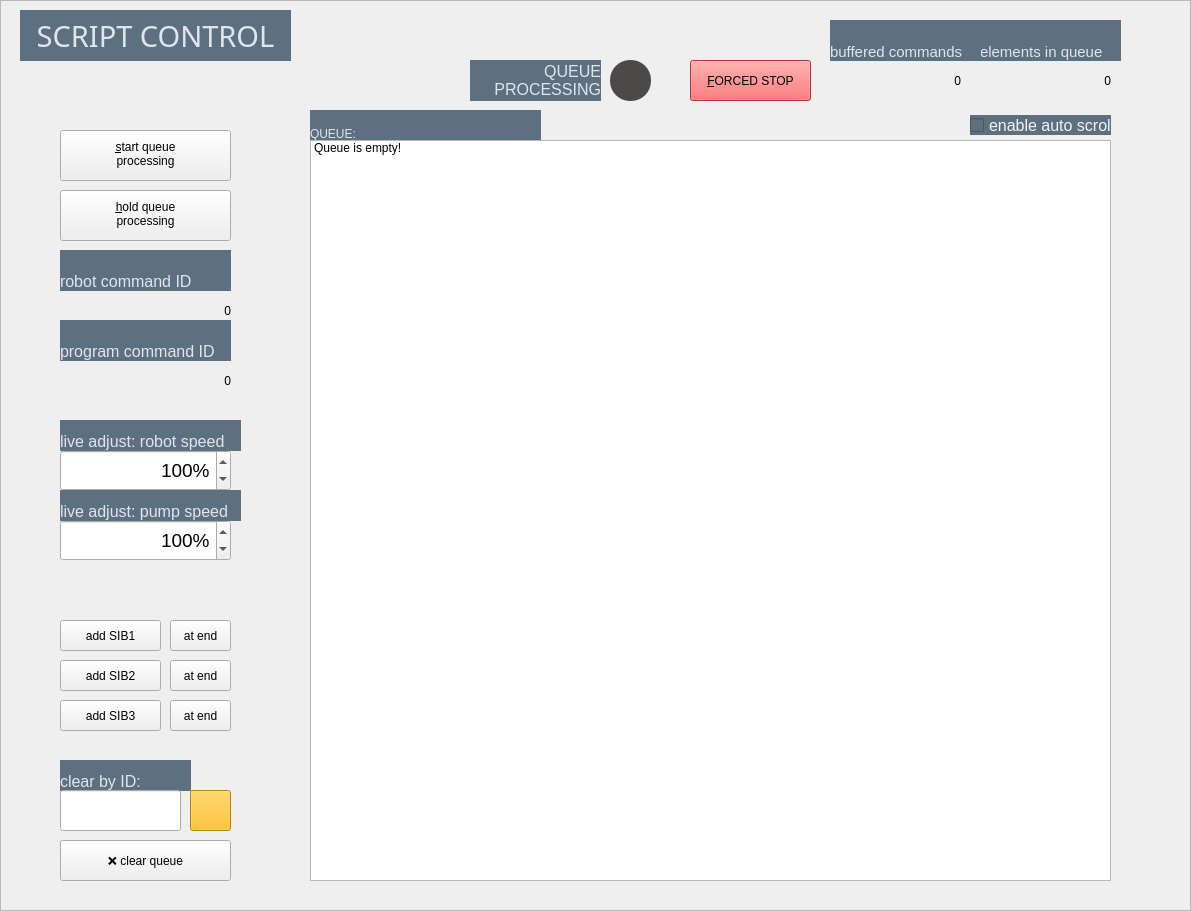
     <widget class="QFrame" name="SCRTL_frame">
      <property name="geometry">
       <rect>
        <x>690</x>
        <y>20</y>
        <width>1191</width>
        <height>911</height>
       </rect>
      </property>
      <property name="styleSheet">
       <string notr="true"/>
      </property>
      <property name="frameShape">
       <enum>QFrame::StyledPanel</enum>
      </property>
      <property name="frameShadow">
       <enum>QFrame::Raised</enum>
      </property>
      <widget class="QLabel" name="SCRTL_0_frameLabel">
       <property name="geometry">
        <rect>
         <x>20</x>
         <y>10</y>
         <width>271</width>
         <height>51</height>
        </rect>
       </property>
       <property name="font">
        <font>
         <family>Bahnschrift</family>
         <pointsize>22</pointsize>
        </font>
       </property>
       <property name="styleSheet">
        <string notr="true">border: 0px;
font-size: 22pt;
padding: 0px;
background-color: #5D707F;
color: #E1E5EE;
</string>
       </property>
       <property name="text">
        <string>SCRIPT CONTROL</string>
       </property>
       <property name="alignment">
        <set>Qt::AlignCenter</set>
       </property>
      </widget>
      <widget class="QPushButton" name="SCTRL_btt_startQProcessing">
       <property name="geometry">
        <rect>
         <x>60</x>
         <y>130</y>
         <width>171</width>
         <height>51</height>
        </rect>
       </property>
       <property name="styleSheet">
        <string notr="true">padding-bottom: 3px</string>
       </property>
       <property name="text">
        <string>&amp;start queue
processing</string>
       </property>
      </widget>
      <widget class="QPushButton" name="SCTRL_btt_holdQProcessing">
       <property name="geometry">
        <rect>
         <x>60</x>
         <y>190</y>
         <width>171</width>
         <height>51</height>
        </rect>
       </property>
       <property name="styleSheet">
        <string notr="true">padding-bottom: 3px</string>
       </property>
       <property name="text">
        <string>&amp;hold queue
processing</string>
       </property>
       <property name="checkable">
        <bool>false</bool>
       </property>
      </widget>
      <widget class="QLabel" name="SCTRL_lbl_robCommID">
       <property name="geometry">
        <rect>
         <x>60</x>
         <y>250</y>
         <width>171</width>
         <height>41</height>
        </rect>
       </property>
       <property name="styleSheet">
        <string notr="true">border: 0px;
font-size: 12pt;
background-color: #5D707F;
color: #E1E5EE;</string>
       </property>
       <property name="text">
        <string>robot command ID</string>
       </property>
       <property name="alignment">
        <set>Qt::AlignBottom|Qt::AlignLeading|Qt::AlignLeft</set>
       </property>
      </widget>
      <widget class="QLabel" name="SCTRL_disp_robCommID">
       <property name="geometry">
        <rect>
         <x>60</x>
         <y>290</y>
         <width>171</width>
         <height>41</height>
        </rect>
       </property>
       <property name="text">
        <string>0</string>
       </property>
       <property name="alignment">
        <set>Qt::AlignRight|Qt::AlignTrailing|Qt::AlignVCenter</set>
       </property>
      </widget>
      <widget class="QLabel" name="SCTRL_lbl_progCommID">
       <property name="geometry">
        <rect>
         <x>60</x>
         <y>320</y>
         <width>171</width>
         <height>41</height>
        </rect>
       </property>
       <property name="styleSheet">
        <string notr="true">border: 0px;
font-size: 12pt;
background-color: #5D707F;
color: #E1E5EE;</string>
       </property>
       <property name="text">
        <string>program command ID</string>
       </property>
       <property name="alignment">
        <set>Qt::AlignBottom|Qt::AlignLeading|Qt::AlignLeft</set>
       </property>
      </widget>
      <widget class="QLabel" name="SCTRL_disp_progCommID">
       <property name="geometry">
        <rect>
         <x>60</x>
         <y>360</y>
         <width>171</width>
         <height>41</height>
        </rect>
       </property>
       <property name="text">
        <string>0</string>
       </property>
       <property name="alignment">
        <set>Qt::AlignRight|Qt::AlignTrailing|Qt::AlignVCenter</set>
       </property>
      </widget>
      <widget class="QPushButton" name="SCTRL_btt_clrQ">
       <property name="geometry">
        <rect>
         <x>60</x>
         <y>840</y>
         <width>171</width>
         <height>41</height>
        </rect>
       </property>
       <property name="text">
        <string>❌ clear queue</string>
       </property>
      </widget>
      <widget class="QLineEdit" name="SCTRL_entry_clrByID">
       <property name="geometry">
        <rect>
         <x>60</x>
         <y>790</y>
         <width>121</width>
         <height>41</height>
        </rect>
       </property>
      </widget>
      <widget class="QLabel" name="SCTRL_lbl_clrByID">
       <property name="geometry">
        <rect>
         <x>60</x>
         <y>760</y>
         <width>131</width>
         <height>31</height>
        </rect>
       </property>
       <property name="styleSheet">
        <string notr="true">border: 0px;
font-size: 12pt;
background-color: #5D707F;
color: #E1E5EE;</string>
       </property>
       <property name="text">
        <string>clear by ID:</string>
       </property>
       <property name="alignment">
        <set>Qt::AlignBottom|Qt::AlignLeading|Qt::AlignLeft</set>
       </property>
      </widget>
      <widget class="QPushButton" name="SCTRL_btt_clrByID">
       <property name="geometry">
        <rect>
         <x>190</x>
         <y>790</y>
         <width>41</width>
         <height>41</height>
        </rect>
       </property>
       <property name="styleSheet">
        <string notr="true">image: url(:/images/delete.png);
background-color: #ffba00;</string>
       </property>
       <property name="text">
        <string/>
       </property>
      </widget>
      <widget class="QPushButton" name="SCTRL_btt_addSIB2_atFront">
       <property name="geometry">
        <rect>
         <x>60</x>
         <y>660</y>
         <width>101</width>
         <height>31</height>
        </rect>
       </property>
       <property name="text">
        <string>add SIB2</string>
       </property>
      </widget>
      <widget class="QPushButton" name="SCTRL_btt_addSIB2_atEnd">
       <property name="geometry">
        <rect>
         <x>170</x>
         <y>660</y>
         <width>61</width>
         <height>31</height>
        </rect>
       </property>
       <property name="text">
        <string>at end</string>
       </property>
      </widget>
      <widget class="QPushButton" name="SCTRL_btt_addSIB1_atEnd">
       <property name="geometry">
        <rect>
         <x>170</x>
         <y>620</y>
         <width>61</width>
         <height>31</height>
        </rect>
       </property>
       <property name="text">
        <string>at end</string>
       </property>
      </widget>
      <widget class="QPushButton" name="SCTRL_btt_addSIB1_atFront">
       <property name="geometry">
        <rect>
         <x>60</x>
         <y>620</y>
         <width>101</width>
         <height>31</height>
        </rect>
       </property>
       <property name="text">
        <string>add SIB1</string>
       </property>
      </widget>
      <widget class="QLabel" name="SCRTL_lbl_queue">
       <property name="geometry">
        <rect>
         <x>310</x>
         <y>110</y>
         <width>231</width>
         <height>31</height>
        </rect>
       </property>
       <property name="styleSheet">
        <string notr="true">border: 0px;
background-color: #5D707F;
color: #E1E5EE;</string>
       </property>
       <property name="text">
        <string>QUEUE:</string>
       </property>
       <property name="alignment">
        <set>Qt::AlignBottom|Qt::AlignLeading|Qt::AlignLeft</set>
       </property>
      </widget>
      <widget class="QPushButton" name="SCTRL_btt_forcedStop">
       <property name="geometry">
        <rect>
         <x>690</x>
         <y>60</y>
         <width>121</width>
         <height>41</height>
        </rect>
       </property>
       <property name="styleSheet">
        <string notr="true">background-color: rgb(255, 70, 73);</string>
       </property>
       <property name="text">
        <string>&amp;FORCED STOP</string>
       </property>
      </widget>
      <widget class="QLabel" name="SCTRL_indi_qProcessing">
       <property name="geometry">
        <rect>
         <x>610</x>
         <y>60</y>
         <width>41</width>
         <height>41</height>
        </rect>
       </property>
       <property name="styleSheet">
        <string notr="true">border-radius: 20px;
background-color: #4c4a48;</string>
       </property>
       <property name="text">
        <string/>
       </property>
      </widget>
      <widget class="QLabel" name="SCTRL_lbl_qProcessing">
       <property name="geometry">
        <rect>
         <x>470</x>
         <y>60</y>
         <width>131</width>
         <height>41</height>
        </rect>
       </property>
       <property name="styleSheet">
        <string notr="true">border: 0px;
font-size: 12pt;
background-color: #5D707F;
color: #E1E5EE;</string>
       </property>
       <property name="text">
        <string>QUEUE
PROCESSING</string>
       </property>
       <property name="alignment">
        <set>Qt::AlignRight|Qt::AlignTrailing|Qt::AlignVCenter</set>
       </property>
      </widget>
      <widget class="QLabel" name="SCTRL_disp_buffComms">
       <property name="geometry">
        <rect>
         <x>830</x>
         <y>60</y>
         <width>131</width>
         <height>41</height>
        </rect>
       </property>
       <property name="text">
        <string>0</string>
       </property>
       <property name="alignment">
        <set>Qt::AlignRight|Qt::AlignTrailing|Qt::AlignVCenter</set>
       </property>
      </widget>
      <widget class="QLabel" name="SCTRL_disp_elemInQ">
       <property name="geometry">
        <rect>
         <x>980</x>
         <y>60</y>
         <width>131</width>
         <height>41</height>
        </rect>
       </property>
       <property name="text">
        <string>0</string>
       </property>
       <property name="alignment">
        <set>Qt::AlignRight|Qt::AlignTrailing|Qt::AlignVCenter</set>
       </property>
      </widget>
      <widget class="QLabel" name="SCTRL_lbl_buffComms">
       <property name="geometry">
        <rect>
         <x>830</x>
         <y>20</y>
         <width>151</width>
         <height>41</height>
        </rect>
       </property>
       <property name="styleSheet">
        <string notr="true">border: 0px;
font-size: 11pt;
background-color: #5D707F;
color: #E1E5EE;
padding-left: 0px;</string>
       </property>
       <property name="text">
        <string>buffered commands</string>
       </property>
       <property name="alignment">
        <set>Qt::AlignBottom|Qt::AlignLeading|Qt::AlignLeft</set>
       </property>
      </widget>
      <widget class="QLabel" name="SCTRL_lbl_elemInQ">
       <property name="geometry">
        <rect>
         <x>980</x>
         <y>20</y>
         <width>141</width>
         <height>41</height>
        </rect>
       </property>
       <property name="styleSheet">
        <string notr="true">border: 0px;
font-size: 11pt;
background-color: #5D707F;
color: #E1E5EE;
padding-left: 0px;</string>
       </property>
       <property name="text">
        <string>elements in queue</string>
       </property>
       <property name="alignment">
        <set>Qt::AlignBottom|Qt::AlignLeading|Qt::AlignLeft</set>
       </property>
      </widget>
      <widget class="QListWidget" name="SCTRL_arr_queue">
       <property name="geometry">
        <rect>
         <x>310</x>
         <y>140</y>
         <width>801</width>
         <height>741</height>
        </rect>
       </property>
       <item>
        <property name="text">
         <string>Queue is empty!</string>
        </property>
       </item>
      </widget>
      <widget class="QLabel" name="SCTRL_lbl_liveAd_robot">
       <property name="geometry">
        <rect>
         <x>60</x>
         <y>420</y>
         <width>181</width>
         <height>31</height>
        </rect>
       </property>
       <property name="styleSheet">
        <string notr="true">border: 0px;
font-size: 12pt;
background-color: #5D707F;
color: #E1E5EE;</string>
       </property>
       <property name="text">
        <string>live adjust: robot speed</string>
       </property>
       <property name="alignment">
        <set>Qt::AlignBottom|Qt::AlignLeading|Qt::AlignLeft</set>
       </property>
      </widget>
      <widget class="QLabel" name="SCTRL_lbl_liveAd_pump1">
       <property name="geometry">
        <rect>
         <x>60</x>
         <y>490</y>
         <width>181</width>
         <height>31</height>
        </rect>
       </property>
       <property name="styleSheet">
        <string notr="true">border: 0px;
font-size: 12pt;
background-color: #5D707F;
color: #E1E5EE;</string>
       </property>
       <property name="text">
        <string>live adjust: pump speed</string>
       </property>
       <property name="alignment">
        <set>Qt::AlignBottom|Qt::AlignLeading|Qt::AlignLeft</set>
       </property>
      </widget>
      <widget class="QSpinBox" name="SCTRL_num_liveAd_robot">
       <property name="geometry">
        <rect>
         <x>60</x>
         <y>450</y>
         <width>171</width>
         <height>41</height>
        </rect>
       </property>
       <property name="styleSheet">
        <string notr="true">font-size: 14pt;</string>
       </property>
       <property name="alignment">
        <set>Qt::AlignRight|Qt::AlignTrailing|Qt::AlignVCenter</set>
       </property>
       <property name="suffix">
        <string>%</string>
       </property>
       <property name="maximum">
        <number>300</number>
       </property>
       <property name="value">
        <number>100</number>
       </property>
      </widget>
      <widget class="QSpinBox" name="SCTRL_num_liveAd_pump1">
       <property name="geometry">
        <rect>
         <x>60</x>
         <y>520</y>
         <width>171</width>
         <height>41</height>
        </rect>
       </property>
       <property name="styleSheet">
        <string notr="true">font-size: 14pt;
</string>
       </property>
       <property name="alignment">
        <set>Qt::AlignRight|Qt::AlignTrailing|Qt::AlignVCenter</set>
       </property>
       <property name="suffix">
        <string>%</string>
       </property>
       <property name="maximum">
        <number>300</number>
       </property>
       <property name="value">
        <number>100</number>
       </property>
      </widget>
      <widget class="QPushButton" name="SCTRL_btt_addSIB3_atEnd">
       <property name="geometry">
        <rect>
         <x>170</x>
         <y>700</y>
         <width>61</width>
         <height>31</height>
        </rect>
       </property>
       <property name="text">
        <string>at end</string>
       </property>
      </widget>
      <widget class="QPushButton" name="SCTRL_btt_addSIB3_atFront">
       <property name="geometry">
        <rect>
         <x>60</x>
         <y>700</y>
         <width>101</width>
         <height>31</height>
        </rect>
       </property>
       <property name="text">
        <string>add SIB3</string>
       </property>
      </widget>
      <widget class="QCheckBox" name="SCTRL_chk_autoScroll">
       <property name="geometry">
        <rect>
         <x>970</x>
         <y>115</y>
         <width>141</width>
         <height>20</height>
        </rect>
       </property>
       <property name="styleSheet">
        <string notr="true">background-color: #5d707f;
font-size: 12pt;
color: #f2f4f3;
</string>
       </property>
       <property name="text">
        <string>enable auto scroll</string>
       </property>
       <property name="checked">
        <bool>false</bool>
       </property>
      </widget>
      <zorder>SCTRL_lbl_elemInQ</zorder>
      <zorder>SCTRL_lbl_buffComms</zorder>
      <zorder>SCRTL_lbl_queue</zorder>
      <zorder>SCTRL_lbl_clrByID</zorder>
      <zorder>SCTRL_lbl_progCommID</zorder>
      <zorder>SCRTL_0_frameLabel</zorder>
      <zorder>SCTRL_btt_startQProcessing</zorder>
      <zorder>SCTRL_btt_holdQProcessing</zorder>
      <zorder>SCTRL_lbl_robCommID</zorder>
      <zorder>SCTRL_disp_robCommID</zorder>
      <zorder>SCTRL_disp_progCommID</zorder>
      <zorder>SCTRL_btt_clrQ</zorder>
      <zorder>SCTRL_entry_clrByID</zorder>
      <zorder>SCTRL_btt_clrByID</zorder>
      <zorder>SCTRL_btt_addSIB2_atFront</zorder>
      <zorder>SCTRL_btt_addSIB2_atEnd</zorder>
      <zorder>SCTRL_btt_addSIB1_atEnd</zorder>
      <zorder>SCTRL_btt_addSIB1_atFront</zorder>
      <zorder>SCTRL_btt_forcedStop</zorder>
      <zorder>SCTRL_indi_qProcessing</zorder>
      <zorder>SCTRL_lbl_qProcessing</zorder>
      <zorder>SCTRL_disp_buffComms</zorder>
      <zorder>SCTRL_disp_elemInQ</zorder>
      <zorder>SCTRL_arr_queue</zorder>
      <zorder>SCTRL_lbl_liveAd_robot</zorder>
      <zorder>SCTRL_lbl_liveAd_pump1</zorder>
      <zorder>SCTRL_num_liveAd_robot</zorder>
      <zorder>SCTRL_num_liveAd_pump1</zorder>
      <zorder>SCTRL_btt_addSIB3_atEnd</zorder>
      <zorder>SCTRL_btt_addSIB3_atFront</zorder>
      <zorder>SCTRL_chk_autoScroll</zorder>
     </widget>
